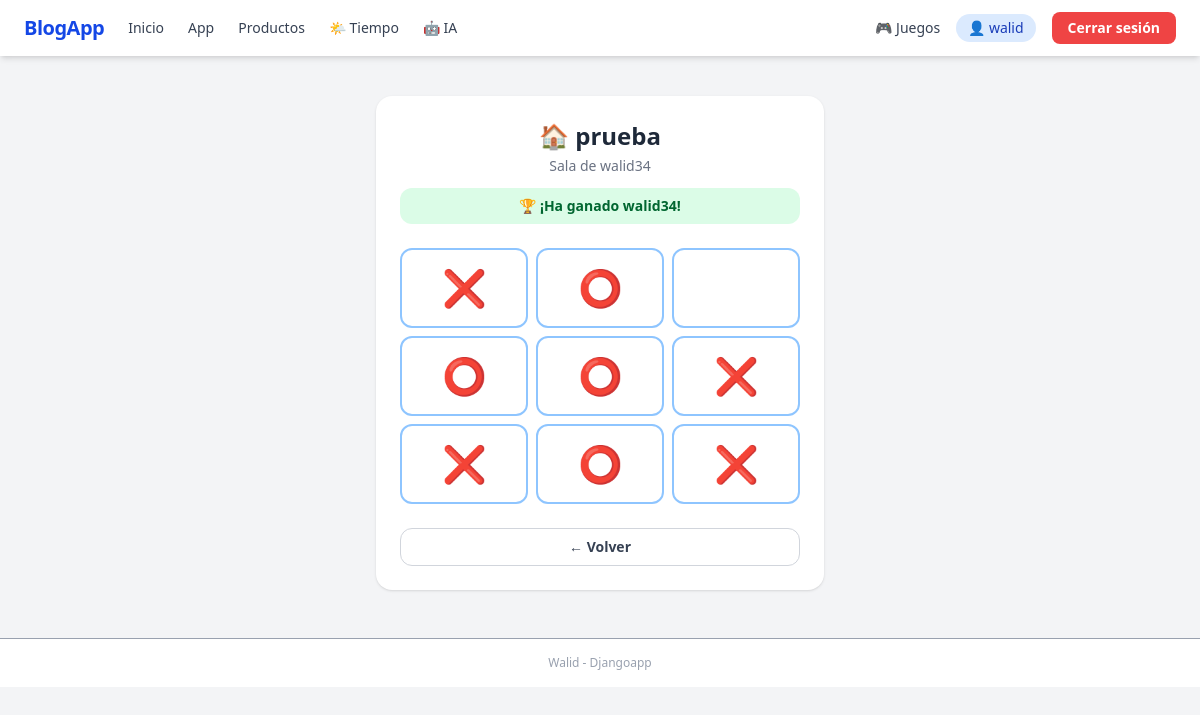
Screenshot of /games/prueba/ (signed in) with the database file from the repository.
### games/models.py (models this page shows, shortened)
class Game(models.Model):
    STATE_CHOICES = [
        ('active', 'Activa'),
        ('won', 'Ganada'),
        ('tie', 'Empate'),
    ]
    room_name = models.SlugField(max_length=50, unique=True)
    owner = models.ForeignKey(User, on_delete=models.CASCADE, related_name='owned_games')
    player2 = models.ForeignKey(User, on_delete=models.SET_NULL, null=True, blank=True, related_name='joined_games')
    board = models.TextField(default=json.dumps(['']*9))
    active_player = models.IntegerField(default=1)
    state = models.CharField(max_length=6, choices=STATE_CHOICES, default='active')
    winner = models.CharField(max_length=50, blank=True, null=True)
    def get_board(self):
        return json.loads(self.board)

### games/views.py (the view, shortened to what this page needs)
# urls.py: path('<slug:room_name>/', views.game_play, name='game_play'),
@login_required(login_url='/users/login/')
def game_play(request, room_name):
    game = get_object_or_404(Game, room_name=room_name)
    board = game.get_board()
    return render(request, 'games/game_play.html', {'game': game, 'board': board})

### games/templates/games/game_play.html (shortened to what this page needs)
{% extends "base.html" %}
{% block content %}
<div class="bg-white dark:bg-gray-800 rounded-2xl shadow p-6 max-w-md mx-auto">
    <div class="text-center mb-6">
        <h1 class="text-2xl font-extrabold text-gray-800 dark:text-gray-100">🏠 {{ game.room_name }}</h1>
        <p class="text-sm text-gray-500 mt-1">Sala de {{ game.owner }}</p>
        <div id="status-msg" class="mt-3 px-4 py-2 rounded-xl font-bold text-sm
            {% if game.state == 'won' %}bg-green-100 text-green-800
            {% elif game.state == 'tie' %}bg-yellow-100 text-yellow-800
            {% else %}bg-blue-100 text-blue-700{% endif %}">
            {% if game.state == 'won' %}🏆 ¡Ha ganado {{ game.winner }}!
            {% elif game.state == 'tie' %}🤝 ¡Empate!
            {% else %}Turno del jugador {{ game.active_player }}{% endif %}
        </div>
    </div>
    <div id="board" class="grid grid-cols-3 gap-2 mb-6">
        {% for cell in board %}
        <button data-idx="{{ forloop.counter0 }}"
                class="cell-btn h-20 text-4xl font-bold rounded-xl border-2 transition
                       border-blue-300 hover:bg-blue-50 dark:hover:bg-gray-700
                       bg-white dark:bg-gray-800 {% if cell %}cursor-not-allowed{% endif %}">
            {{ cell }}
        </button>
        {% endfor %}
    </div>
    <div class="flex gap-3">
        <a href="{% url 'games:game_list' %}"
           class="flex-1 text-center py-2 rounded-xl text-sm font-semibold
                  border border-gray-300 dark:border-gray-600 text-gray-700 dark:text-gray-300
                  hover:bg-gray-100 dark:hover:bg-gray-700 transition">
            ← Volver
        </a>
    </div>
</div>
{% endblock %}

### theme/templates/base.html (shortened to what this page needs)
{% load static tailwind_tags %}
<!DOCTYPE html>
<html lang="es">
<head>
    {% tailwind_css %}
</head>
</head>
<body class="bg-gray-100 dark:bg-gray-900 ...">
<body class="bg-gray-100 dark:bg-gray-900 text-gray-900 dark:text-gray-200 min-h-screen flex flex-col">
    <nav class="bg-white dark:bg-gray-800 shadow-md px-6 py-3 flex items-center justify-between">
        <div class="flex items-center gap-6">
            <a href="{% url 'djangoapp:home' %}" class="text-xl font-bold text-blue-700 dark:text-blue-400 tracking-tight">BlogApp</a>
            <a href="{% url 'djangoapp:home' %}" class="text-sm font-medium text-gray-700 dark:text-gray-300 hover:text-blue-600 transition">Inicio</a>
            <a href="{% url 'djangoapp:app_page' %}" class="text-sm font-medium text-gray-700 dark:text-gray-300 hover:text-blue-600 transition">App</a>
            {% if user.is_authenticated %}
                <a href="{% url 'djangoapp:products_list' %}" class="text-sm font-medium text-gray-700 dark:text-gray-300 hover:text-blue-600 transition">Productos</a>
                <a href="{% url 'weather:weather' %}" class="text-sm font-medium text-gray-700 dark:text-gray-300 hover:text-blue-600 transition">🌤 Tiempo</a>
                <a href="{% url 'chatbot:chatbot' %}" class="text-sm font-medium text-gray-700 dark:text-gray-300 hover:text-blue-600 transition">🤖 IA</a>
            {% endif %}
        </div>
        <div class="flex items-center gap-4">
            <a href="{% url 'games:game_list' %}" class="text-sm font-medium text-gray-700 dark:text-gray-300 hover:text-blue-600 transition">🎮 Juegos</a>
            {% if user.is_authenticated %}
                <a href="{% url 'users:profile' %}" class="text-sm bg-blue-100 text-blue-800 dark:bg-blue-900 dark:text-blue-200 px-3 py-1 rounded-full font-medium hover:opacity-80 transition">👤 {{ user.username }}</a>
                <form action="{% url 'users:logout' %}" method="post" style="display:inline;">
                    <button style="background-color:#ef4444; color:#ffffff;" class="text-sm px-4 py-1.5 rounded-lg hover:opacity-80 font-semibold transition">Cerrar sesión</button>
                </form>
            {% else %}
                <a href="{% url 'users:login' %}" class="text-sm font-medium text-blue-600 hover:underline">Iniciar sesión</a>
                <a href="{% url 'users:register' %}" style="background-color:#2563eb; color:#ffffff;" class="text-sm px-4 py-1.5 rounded-lg hover:opacity-80 font-semibold transition">Registrarse</a>
            {% endif %}
        </div>
    </nav>
    <main class="max-w-4xl mx-auto w-full mt-10 px-4 pb-12 flex-1">
        {% block content %}{% endblock content %}
    </main>
    <footer class="bg-white dark:bg-gray-800 border-t text-center text-xs text-gray-400 py-4 mt-auto">
        Walid - Djangoapp
    </footer>
</body>
</html>

### rows the page displays
Game: room_name "prueba", owner "walid34", winner "walid34"

### other values shown
{{ user.username }} "walid"
{{ cell }} "❌" "⭕" "⭕" "⭕" "❌" "❌" "⭕" "❌"
